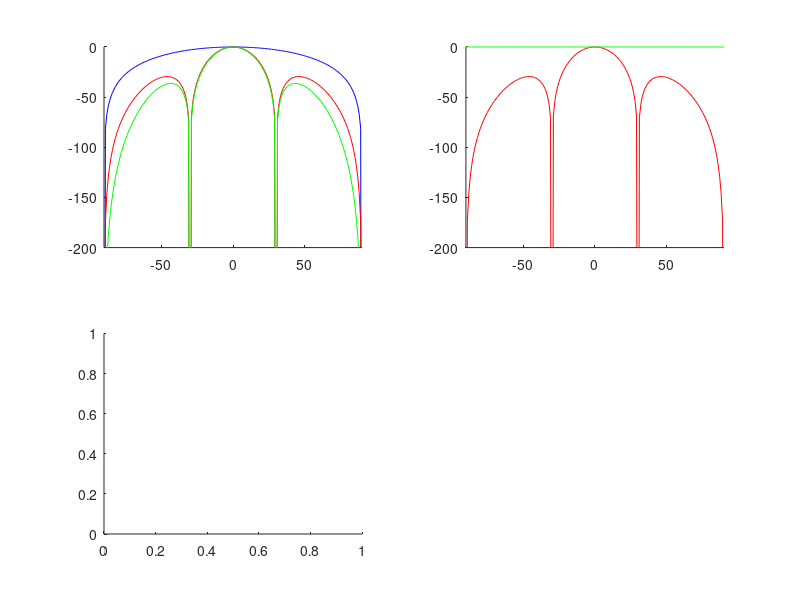

MATLAB code for this plot: (Note: this script raises an error after producing the figure.)
clc;
clear all;
close all;

K=8;
L=8;
f=3*1e9;
lambda = 3*1e8/f;
dx=lambda/4;
dy = dx;
k0=2*pi/lambda;
theta = -90:1:90;
alpha = -90:1:90;
%{
figure(1);
elp = cos(theta*pi/180);
taper=0;
omega = k0*dx*cos(theta*pi/180)+taper*pi/180;
af=sin(K*omega/2)./sin(omega/2);
hold on
plot(theta,20*log(elp));
plot(theta,20*log(abs(af)/8));
axis([-90 90 -60 0]);
hold off
figure(5);
polarplot(theta*pi/180,abs(af));
%}
th = 0;
al = 0;
af=zeros(length(theta),length(theta));
afxx=zeros(length(theta),length(theta));
afyy=zeros(length(theta),length(theta));
for k=1:length(alpha)
    afx = zeros(length(theta),1);
    afy = zeros(length(theta),1);
    for i=1:length(theta)
        for j=1:K
            afx(i)=afx(i)+exp(1i*k0*(j-1)*dx*(sin(theta(i)*pi/180)*cos(alpha(k)*pi/180)-sin(th*pi/180)*cos(al*pi/180)));
            afy(i)=afy(i)+exp(1i*k0*(j-1)*dy*(sin(theta(i)*pi/180)*sin(alpha(k)*pi/180)-sin(th*pi/180)*sin(al*pi/180)));
        end
    end
    afxx(k,:) = afx;
    afyy(k,:) = afy;
    af(k,:) = afx.*afy;
end

figure(2);
ep = zeros(length(theta),length(theta));
for i=1:length(alpha)
   ep(i,:) = cos(theta*pi/180); 
end
radpat = ep.*abs(af);
subplot(2,2,1);
hold on
plot(theta,20*log(ep(1,:)),"Color",'b');
plot(theta,20*log(abs(af(181,:))/64),"Color",'r');
plot(theta,20*log(radpat(181,:)/64),"Color",'g');
axis([-90 90 -200 0]);
hold off

subplot(2,2,2);
hold on
plot(theta,20*log(abs(afxx(91,:))/8),"Color",'r');
plot(theta,20*log(abs(afyy(91,:))/8),"Color",'g');
axis([-90 90 -200 0]);
hold off

subplot(2,2,3);
polarplot(theta*pi/180,abs(af(91,:)))
subplot(2,2,4);
surf(theta,alpha,abs(af));

%{
j=sqrt(-1);
M=361; 
k=2*pi; 
theta=linspace(0,pi,M);
phi=linspace(-pi/2,pi/2,M);
[THETA,PHI]=meshgrid(theta,phi);
dtheta=pi/M;
dphi=pi/M;

My=8; 
Nz=1;
dy=0.5; 
dz=0.5; 
deltay=45*pi/180; 
deltaz=45*pi/180;

%% Array factor
psiy=(-k*dy*sin(THETA).*sin(PHI))+deltay;
psiz=(-k*dz*cos(THETA))+ deltaz;
AFy=0;
AFz=0;

for m=1:My
    AFy= AFy+ exp(j*(m-1)*psiy);
end
for n=1:Nz
    AFz=AFz+ exp(j*(n-1)*psiz);
end
AF=AFy.*AFz;
AFmag=abs(AF);
%Directivity
Utheta=AFmag.^2;
Prad=sum(sum(Utheta.*sin(THETA)*dtheta*dphi));
D=4*pi*Utheta/Prad;
dBd=20.*log10(D);

%% Directivity Plot
surf(PHI,THETA,D);
shading interp;
colormap('default');
xlabel('\phi[deg]','Fontsize',6);
set(gca,'XTick',-pi/2:pi/6:pi/2);
set(gca,'XTickLabel',{'-90','-60','-30','0','30','60','90'},'Fontsize',10,'fontweight','bold','box','on');
ylabel('\Theta[deg]','Fontsize',6);
set(gca,'YTick',0:pi/6:pi);
set(gca,'YTickLabel',{'-90','-60','-30','0','30','60','90'},'Fontsize',10,'fontweight','bold','box','on');
zlabel('Directivity',"FontSize",10)
%}
